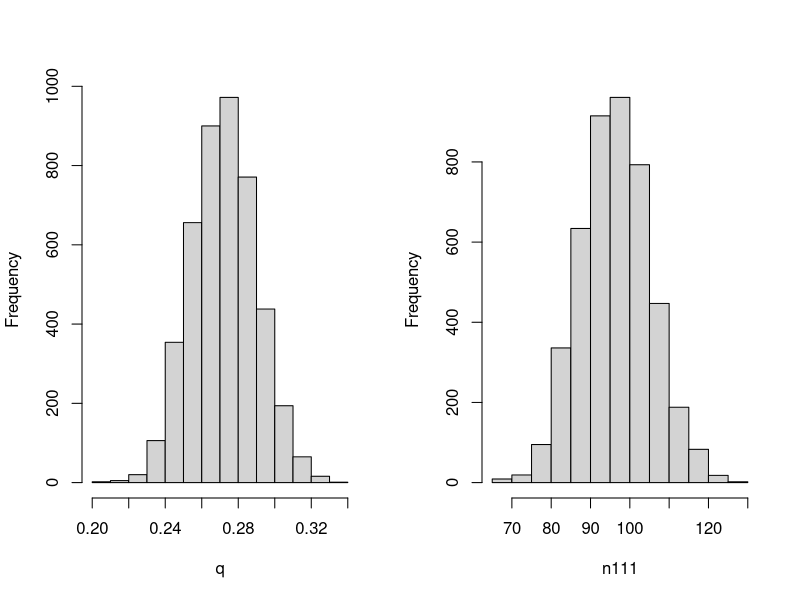
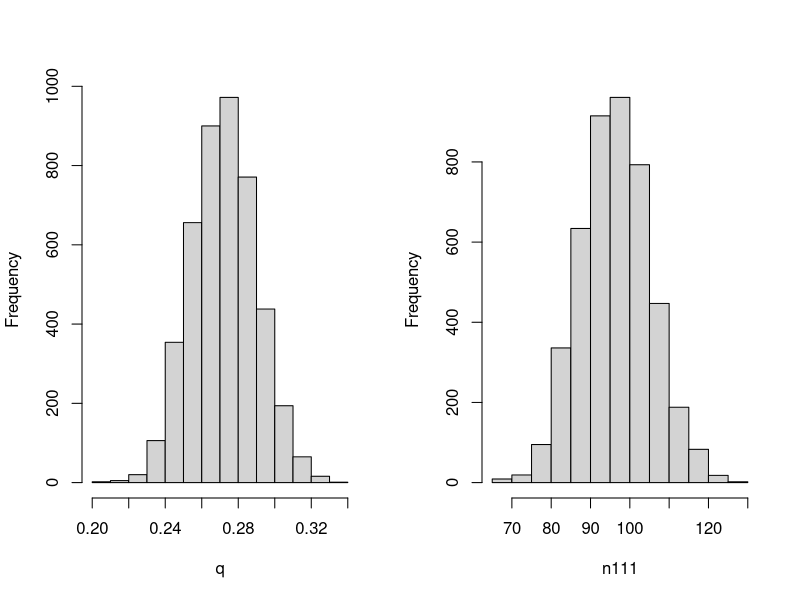

These figures' R source, in order:
#################################################################################
##This script provides a function to draw samples from the joint posterior 
## distribution of the escape probability 'q' and the frequency
## n111 of chain 1->1->1, based on the Providence measles 
## outbreak data. The algorithm is based on Gibbs 
## sampling (see the lecture notes).
##
## INPUT mcmc.size  = the number of MCMC iterations
##       alpha,beta = parameters of the Beta prior distribution
##                    of the escape probability
##
## OUTPUT chainGibbs = the MCMC sample of q and n111 as a list
##                     of two entries, each a vector of length mcmc.size
## 
## Last updated July 11, 2018/ MEH
#################################################################################
chainGibbs = function(mcmc.size,alpha,beta){
# Reserve space
q    = rep(0,mcmc.size)
n111 = rep(0,mcmc.size)

# Initialize the model unknowns
q[1]    = 0.5;                         # just an initial guess
n111[1] = round(275*2*q[1]/(2*q[1]+1)) # the (rounded) expected value of n_111, 
                                       # given q =0.5 

# The observations (cf. the lecture)
n1  = 34   # frequency of chain 1
n11 = 25   # frequency of chain 1->1
N3  = 275  # frequency of chains with outbreak size 3 
           # (the total frequency of chains 1->2 and 1->1->1)

# Draw MCMC samples
for (i in 2:mcmc.size){

   # Draw an iterate of q from its full conditional distribution
   q[i] = rbeta(1,2*n1 + 2*n11 + n111[i-1] + alpha, n11 + 2*N3 + beta)
  
   # Draw an iterate of n111 from its full conditional distribution
   n111[i] = rbinom(1,275,2*q[i]/(2*q[i] + 1))
   
}

# The output: the MCMC samples
chainGibbs = list(q=q,n111=n111)

}

## Run the sampler

## mcmc-size = 5000, alpha = 1, beta = 1

test=chainGibbs(5000,1,1)

#pdf(file="/Users/betz/Documents/TexWork/MCMC/betz/Bayesintro/chaingibbs1.pdf", height=4.5, width=8.9)
# Set up to have 2 plots in one figure
par(mfrow=c(1,2),oma=c(0,0,0,0))

# Assume a burn-in of 500 iterations, so just plot those greater than 500. 

hist(test$q[501:5000],main="",xlab="q")
hist(test$n111[501:5000],main="",xlab="n111")

# or
hist(test[[1]][501:5000],main="",xlab="q")
hist(test[[2]][501:5000],main="",xlab="n111")

# Summary of the results 
summary(test$q[501:5000])
summary(test$n111[501:5000])

#dev.off()